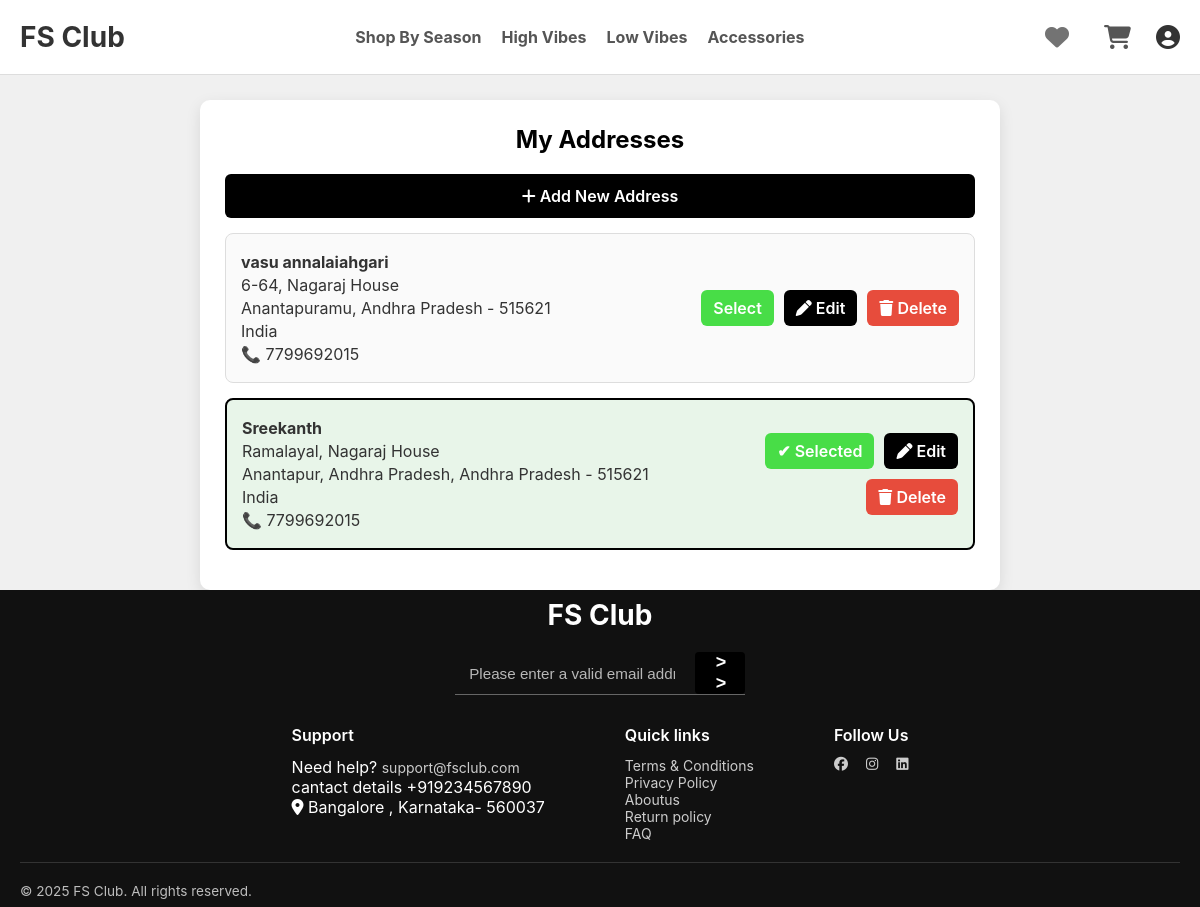
/addresses/ (signed in), run on the app's committed database.
### address/models.py (models this page shows, shortened)
class Address(models.Model):
    user = models.ForeignKey(User, on_delete=models.CASCADE)
    fullname = models.CharField(max_length=100)
    mobile = models.CharField(max_length=20)
    address1 = models.CharField(max_length=255)
    address2 = models.CharField(max_length=255, blank=True, null=True)
    landmark = models.CharField(max_length=255, blank=True, null=True)
    country = models.CharField(max_length=100)
    state = models.CharField(max_length=100)
    city = models.CharField(max_length=100)
    pincode = models.CharField(max_length=6)
    is_default = models.BooleanField(default=False)
    is_selected = models.BooleanField(default=False)

### address/views.py (the view)
# urls.py: path('addresses/', views.address_list, name='address_list'),  # ✅ Must exist
@login_required
def address_list(request):
    addresses = Address.objects.filter(user=request.user).order_by("-id")  # latest first
    return render(request, "orders/address_list.html", {"addresses": addresses})

### address/templates/orders/address_list.html (shortened to what this page needs)
{% extends 'landing/base.html' %}
{% block content %}
<div class="container">
  <h2>My Addresses</h2>
  <a href="{% url 'address:add_address' %}" class="add-btn"><i class="fa-solid fa-plus"></i> Add New Address</a>
  {% if addresses %}
    <div id="addressList">
      {% for address in addresses %}
       <div class="address-card {% if address.is_selected %}selected{% endif %}" data-id="{{ address.id }}">
    <div class="address-info">
        <p><strong>{{ address.fullname }}</strong></p>
        <p>{{ address.address1 }}, {{ address.address2 }}</p>
        <p>{{ address.city }}, {{ address.state }} - {{ address.pincode }}</p>
        <p>{{ address.country }}</p>
        <p>📞 {{ address.mobile }}</p>
    </div>
    <div class="address-actions">
        <a href="{% url 'confirm_order' %}?selected_address={{ address.id }}"
           class="select-btn"
           style="{% if address.is_selected %}background:#48dd47; pointer-events:none;{% endif %}">
            {% if address.is_selected %}
                ✔ Selected
            {% else %}
                Select
            {% endif %}
        </a>
        <a href="{% url 'address:edit_address' address.id %}" class="edit-btn"><i class="fa-solid fa-pen"></i> Edit</a>
        <a href="{% url 'address:delete_address' address.id %}" class="delete-btn" onclick="return confirm('Are you sure to delete this address?');"><i class="fa-solid fa-trash"></i> Delete</a>
    </div>
 </div>
      {% endfor %}
    </div>
  {% else %}
    <p style="text-align:center; color:#555;">No addresses found. Add a new address.</p>
  {% endif %}
</div>
{% endblock %}

### landing/static/landing/css/style.css (style rules this page uses)
* { box-sizing: border-box; margin: 0; padding: 0; }
body { font-family: 'Inter', sans-serif; background-color: #f0f0f0; color: #333; min-height: 100vh; }
a { text-decoration: none; color: inherit; }

### address/templates/orders/address_list.html (style rules this page uses)
.container { max-width:800px; margin:auto; margin-top:100px; background:#fff; padding:25px; border-radius:10px; box-shadow:0 5px 15px rgba(0,0,0,0.1); }
h2 { text-align:center; margin-bottom:20px; color:#000; }
.address-card { background:#fafafa; padding:15px; border-radius:8px; margin-bottom:15px; border:1px solid #ddd; display:flex; justify-content:space-between; align-items:center; flex-wrap:wrap; transition:0.3s; }
.address-card.selected { border:2px solid #000; background:#e8f5e9; }
.address-info { flex: 1 1 60%; }
.address-info p { margin:3px 0; }
.address-actions { display:flex; gap:10px; flex: 1 1 35%; justify-content:flex-end; flex-wrap:wrap; }
.address-actions a, .address-actions button { text-decoration:none; padding:8px 12px; border-radius:6px; color:#fff; font-weight:600; border:none; cursor:pointer; }
.edit-btn { background:#000; }
.delete-btn { background:#e74c3c; }
.select-btn { background:#48dd47; }
.add-btn { display:block; width:100%; text-align:center; padding:12px; background:#000; color:#fff; border-radius:6px; margin-bottom:15px; text-decoration:none; font-weight:600; }

### data on the page
Address: fullname "vasu annalaiahgari", address1 "6-64", address2 "Nagaraj House", city "Anantapuramu", state "Andhra Pradesh", pincode "515621", country "India", mobile "7799692015", is_selected "Select"
Address: fullname "Sreekanth", address1 "Ramalayal", address2 "Nagaraj House", city "Anantapur, Andhra Pradesh", state "Andhra Pradesh", pincode "515621", country "India", mobile "7799692015", is_selected "✔ Selected"
